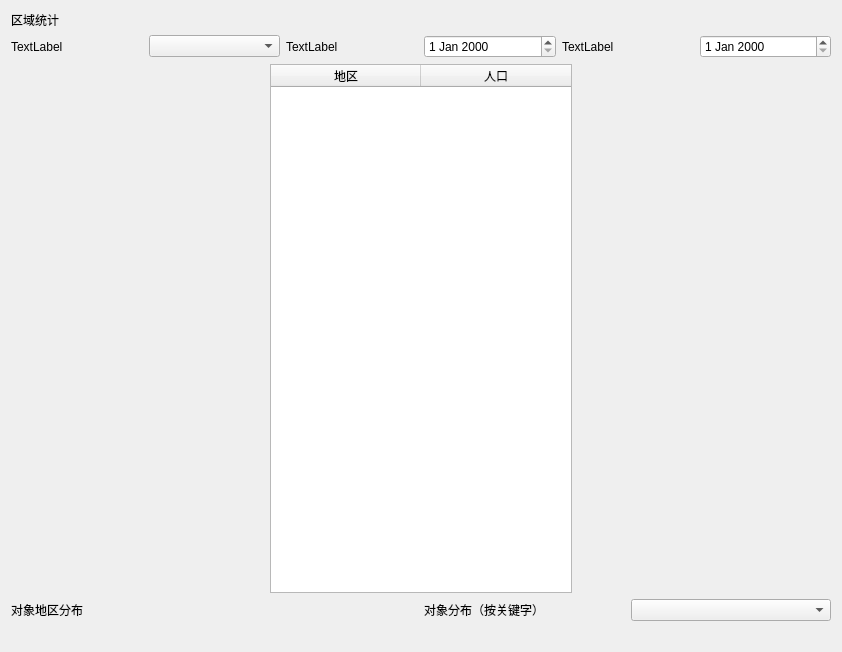
<?xml version="1.0" encoding="UTF-8"?>
<ui version="4.0">
 <class>Form</class>
 <widget class="QWidget" name="Form">
  <property name="geometry">
   <rect>
    <x>0</x>
    <y>0</y>
    <width>842</width>
    <height>652</height>
   </rect>
  </property>
  <property name="windowTitle">
   <string>Form</string>
  </property>
  <layout class="QVBoxLayout" name="verticalLayout">
   <item>
    <widget class="QLabel" name="label">
     <property name="text">
      <string>区域统计</string>
     </property>
    </widget>
   </item>
   <item>
    <layout class="QGridLayout" name="gridLayout">
     <item row="0" column="0">
      <layout class="QHBoxLayout" name="horizontalLayout">
       <item>
        <widget class="QLabel" name="label_2">
         <property name="text">
          <string>TextLabel</string>
         </property>
        </widget>
       </item>
       <item>
        <widget class="QComboBox" name="comboBox"/>
       </item>
      </layout>
     </item>
     <item row="0" column="2">
      <layout class="QHBoxLayout" name="horizontalLayout_2">
       <item>
        <widget class="QLabel" name="label_3">
         <property name="text">
          <string>TextLabel</string>
         </property>
        </widget>
       </item>
       <item>
        <widget class="QDateEdit" name="dateEdit"/>
       </item>
      </layout>
     </item>
     <item row="0" column="3">
      <layout class="QHBoxLayout" name="horizontalLayout_3">
       <item>
        <widget class="QLabel" name="label_4">
         <property name="text">
          <string>TextLabel</string>
         </property>
        </widget>
       </item>
       <item>
        <widget class="QDateEdit" name="dateEdit_2"/>
       </item>
      </layout>
     </item>
    </layout>
   </item>
   <item>
    <layout class="QHBoxLayout" name="horizontalLayout_4">
     <item>
      <spacer name="horizontalSpacer">
       <property name="orientation">
        <enum>Qt::Horizontal</enum>
       </property>
       <property name="sizeHint" stdset="0">
        <size>
         <width>40</width>
         <height>20</height>
        </size>
       </property>
      </spacer>
     </item>
     <item>
      <widget class="QTableWidget" name="tableWidget">
       <property name="minimumSize">
        <size>
         <width>302</width>
         <height>0</height>
        </size>
       </property>
       <property name="maximumSize">
        <size>
         <width>302</width>
         <height>16777215</height>
        </size>
       </property>
       <attribute name="horizontalHeaderDefaultSectionSize">
        <number>150</number>
       </attribute>
       <column>
        <property name="text">
         <string>地区</string>
        </property>
       </column>
       <column>
        <property name="text">
         <string>人口</string>
        </property>
       </column>
      </widget>
     </item>
     <item>
      <spacer name="horizontalSpacer_2">
       <property name="orientation">
        <enum>Qt::Horizontal</enum>
       </property>
       <property name="sizeHint" stdset="0">
        <size>
         <width>40</width>
         <height>20</height>
        </size>
       </property>
      </spacer>
     </item>
    </layout>
   </item>
   <item>
    <layout class="QGridLayout" name="gridLayout_2">
     <item row="0" column="0">
      <widget class="QLabel" name="label_5">
       <property name="text">
        <string>对象地区分布</string>
       </property>
      </widget>
     </item>
     <item row="2" column="0">
      <widget class="QLabel" name="label_zhu">
       <property name="text">
        <string/>
       </property>
       <property name="scaledContents">
        <bool>true</bool>
       </property>
      </widget>
     </item>
     <item row="0" column="1">
      <layout class="QHBoxLayout" name="horizontalLayout_5">
       <item>
        <widget class="QLabel" name="label_7">
         <property name="text">
          <string>对象分布（按关键字）</string>
         </property>
        </widget>
       </item>
       <item>
        <widget class="QComboBox" name="comboBox_2"/>
       </item>
      </layout>
     </item>
     <item row="2" column="1">
      <widget class="QLabel" name="label_bing">
       <property name="text">
        <string/>
       </property>
       <property name="scaledContents">
        <bool>true</bool>
       </property>
      </widget>
     </item>
    </layout>
   </item>
  </layout>
 </widget>
 <resources/>
 <connections/>
</ui>
